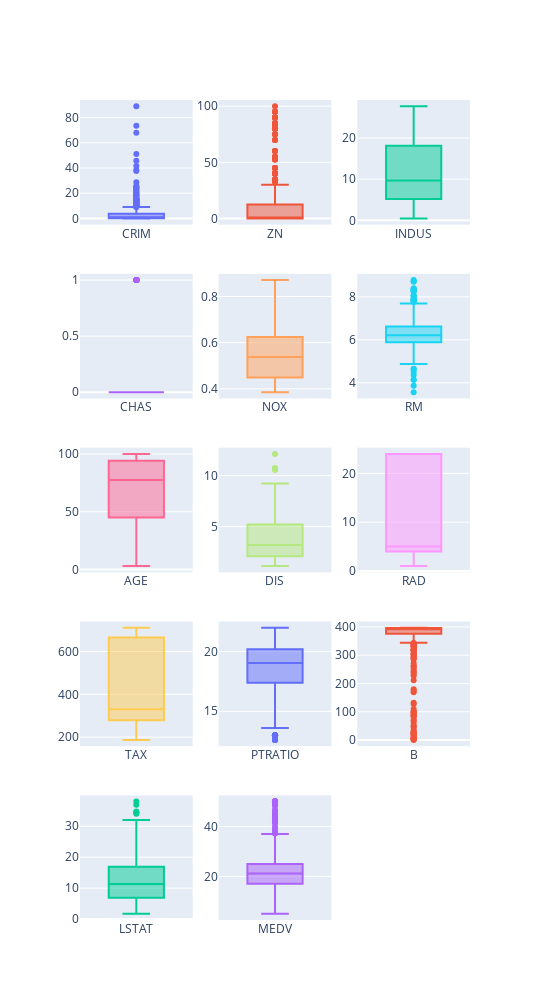

Write notebook code for a chart like this one.
### Markdown cell above
# Exploratory Data Analysis
Making yourself comfortable and familiar with your dataset is a fundamental step to help you comprehend your data and draw better conclusions and explanations from your results.

Initially, let's plot a few box plots, which will help us to better visualize anomalies and/or outliers in data distribution. If you are confused about what is a box plot and how it can help us to better visualize the distribution of our data, here is a brief description from Ross (1977):

In descriptive statistics, a box plot is a method for graphically depicting groups of numerical data through their quartiles. Box plots may also have lines extending vertically from the boxes (whiskers) indicating variability outside the upper and lower quartiles, hence the terms box-and-whisker plot and box-and-whisker diagram. Outliers may be plotted as individual points.

### Code cell
from plotly.subplots import make_subplots
import plotly.graph_objects as go
import math

total_items = len(df.columns)
items_per_row = 3
total_rows = math.ceil(total_items / items_per_row)

fig = make_subplots(rows=total_rows, cols=items_per_row)

cur_row = 1
cur_col = 1

for index, column in enumerate(df.columns):
    fig.add_trace(go.Box(y=df[column], name=column), row=cur_row, col=cur_col)
    
    if cur_col % items_per_row == 0:
        cur_col = 1
        cur_row = cur_row + 1
    else:
        cur_col = cur_col + 1
    

fig.update_layout(height=1000, width=550,  showlegend=False)
fig.show()

### Figure 1 — Plotly figure (JSON) as saved in the notebook; plotly's stock layout.template omitted (floating-point values rounded to 4 significant figures; data arrays with more than 128 entries replaced by an {"elided": "..."} marker saying what was removed)
{"data": [{"name": "CRIM", "type": "box", "xaxis": "x", "y": {"elided": "506 float values"}, "yaxis": "y"}, {"name": "ZN", "type": "box", "xaxis": "x2", "y": {"elided": "506 float values"}, "yaxis": "y2"}, {"name": "INDUS", "type": "box", "xaxis": "x3", "y": {"elided": "506 float values"}, "yaxis": "y3"}, {"name": "CHAS", "type": "box", "xaxis": "x4", "y": {"elided": "506 int values"}, "yaxis": "y4"}, {"name": "NOX", "type": "box", "xaxis": "x5", "y": {"elided": "506 float values"}, "yaxis": "y5"}, {"name": "RM", "type": "box", "xaxis": "x6", "y": {"elided": "506 float values"}, "yaxis": "y6"}, {"name": "AGE", "type": "box", "xaxis": "x7", "y": {"elided": "506 float values"}, "yaxis": "y7"}, {"name": "DIS", "type": "box", "xaxis": "x8", "y": {"elided": "506 float values"}, "yaxis": "y8"}, {"name": "RAD", "type": "box", "xaxis": "x9", "y": {"elided": "506 int values"}, "yaxis": "y9"}, {"name": "TAX", "type": "box", "xaxis": "x10", "y": {"elided": "506 int values"}, "yaxis": "y10"}, {"name": "PTRATIO", "type": "box", "xaxis": "x11", "y": {"elided": "506 float values"}, "yaxis": "y11"}, {"name": "B", "type": "box", "xaxis": "x12", "y": {"elided": "506 float values"}, "yaxis": "y12"}, {"name": "LSTAT", "type": "box", "xaxis": "x13", "y": {"elided": "506 float values"}, "yaxis": "y13"}, {"name": "MEDV", "type": "box", "xaxis": "x14", "y": {"elided": "506 float values"}, "yaxis": "y14"}], "layout": {"height": 1000, "showlegend": false, "width": 550, "xaxis": {"anchor": "y", "domain": [0, 0.2889]}, "xaxis10": {"anchor": "y10", "domain": [0, 0.2889]}, "xaxis11": {"anchor": "y11", "domain": [0.3556, 0.6444]}, "xaxis12": {"anchor": "y12", "domain": [0.7111, 1]}, "xaxis13": {"anchor": "y13", "domain": [0, 0.2889]}, "xaxis14": {"anchor": "y14", "domain": [0.3556, 0.6444]}, "xaxis15": {"anchor": "y15", "domain": [0.7111, 1]}, "xaxis2": {"anchor": "y2", "domain": [0.3556, 0.6444]}, "xaxis3": {"anchor": "y3", "domain": [0.7111, 1]}, "xaxis4": {"anchor": "y4", "domain": [0, 0.2889]}, "xaxis5": {"anchor": "y5", "domain": [0.3556, 0.6444]}, "xaxis6": {"anchor": "y6", "domain": [0.7111, 1]}, "xaxis7": {"anchor": "y7", "domain": [0, 0.2889]}, "xaxis8": {"anchor": "y8", "domain": [0.3556, 0.6444]}, "xaxis9": {"anchor": "y9", "domain": [0.7111, 1]}, "yaxis": {"anchor": "x", "domain": [0.848, 1]}, "yaxis10": {"anchor": "x10", "domain": [0.212, 0.364]}, "yaxis11": {"anchor": "x11", "domain": [0.212, 0.364]}, "yaxis12": {"anchor": "x12", "domain": [0.212, 0.364]}, "yaxis13": {"anchor": "x13", "domain": [0, 0.152]}, "yaxis14": {"anchor": "x14", "domain": [0, 0.152]}, "yaxis15": {"anchor": "x15", "domain": [0, 0.152]}, "yaxis2": {"anchor": "x2", "domain": [0.848, 1]}, "yaxis3": {"anchor": "x3", "domain": [0.848, 1]}, "yaxis4": {"anchor": "x4", "domain": [0.636, 0.788]}, "yaxis5": {"anchor": "x5", "domain": [0.636, 0.788]}, "yaxis6": {"anchor": "x6", "domain": [0.636, 0.788]}, "yaxis7": {"anchor": "x7", "domain": [0.424, 0.576]}, "yaxis8": {"anchor": "x8", "domain": [0.424, 0.576]}, "yaxis9": {"anchor": "x9", "domain": [0.424, 0.576]}}}
